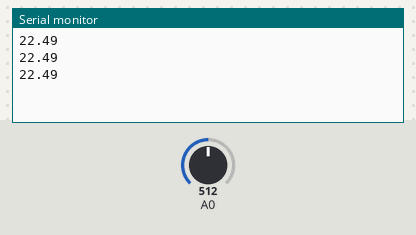
Recording of a sketch running on a simulated Arduino Uno, built with avr-gcc and run on an emulated ATmega328P. Shown: the last lines printed to the serial monitor. Inputs (shaded band) come from the test bench; at power-on: A0 = 512.

Above: at 1.3 s.
1.4 s: A0 set to 716
At 1.9 s:
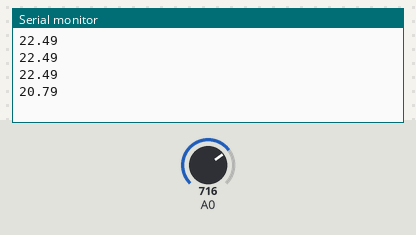
2.9 s: A0 set to 900
At 3.4 s:
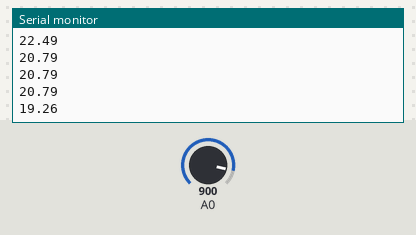
Timing chart, 0 to 5.9 s (numbered marks = the images above; inputs shaded):
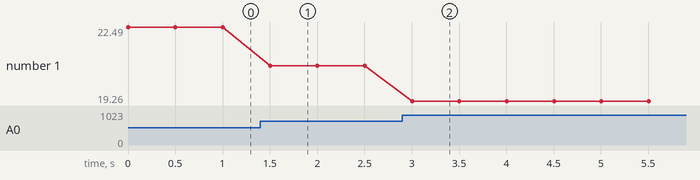

Measured:
- after the input at 1.4 s, the serial monitor: prints a new line after 0.10 s (image 1)
- after the input at 2.9 s, the serial monitor: prints a new line after 0.10 s (image 2)
- plotted number 1: 22.49 → 20.79 after the input at 1.4 s, 20.79 → 19.26 after the input at 2.9 s

The sketch:

phCalibration.ino
```cpp
/*
  Description:  This code is for the 25-26 Hydroponic Senior Design Project. Like the name details, this code output the immediate
                PH value or PH voltage into the Serial Monitor depending on which print statement is commented out. Recommend running this program first
                before the main program to obtain voltages for slope.

  Editor: Christopher Adams
  Date: 04/06/26

*/
int ph;
float voltage;
const float v7 = 1.91;
const float v4 = 2.2;
const float slope = (v4 - v7)/(4.0 - 7.0);
float phValue;

void setup()
  {
    Serial.begin(9600);
    pinMode(ph, INPUT);
  }

void loop()
  {
    ph = analogRead(A0);
    voltage = ph * (3.3/4095.0);
    phValue = 7.0 + ((voltage - v7) / slope);
    Serial.println(phValue);
    //Serial.println(voltage);
    delay(500);
  }
```
